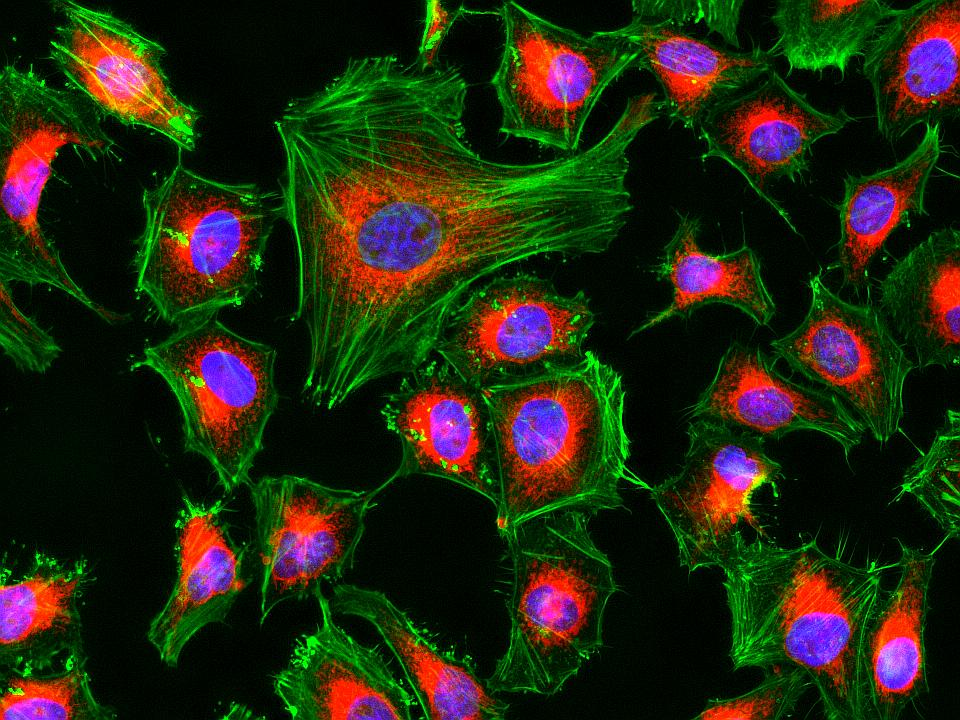
#> input picture ImagenCelula.jpg, 960 x 720 px, found by its file name
$ python dicom.py
#> lines starting #> are read from the running program, lines starting #| are printed output that depends on the picture
import cv2
import numpy as np
import matplotlib.pyplot as plt
import pydicom
import nibabel as nib

paciente={}
dicomIm={}

class Paciente:
    # [5 lines left out: function __init__, not called in this run]

    def leerDicom(self,clave,ruta):
        leido=pydicom.dcmread(ruta)
        dicomIm[clave]=leido

# [66 lines left out: functions agregarAtributos, rotacion, not called in this run]

class JpgPng:
    def __init__(self, ruta=""):
        self.ruta = ruta

    def leerImagen(self,clave,ruta):
#> called with clave = '123', ruta = 'ImagenCelula.jpg'
        imagen=cv2.imread(ruta)
#> imagen is the input picture: shape (720, 960, 3); mean B, G, R 17.7, 39.7, 36.5
        dicomIm[clave]=imagen

    def transformacion(self,clave):
#> called with clave = '123'
        for i in dicomIm:
            if i == clave:
                imagen=cv2.cvtColor(dicomIm[i], cv2.COLOR_BGR2RGB) #IMAGEN ORIGINAL
                gris=cv2.cvtColor(imagen,cv2.COLOR_BGR2GRAY) #PONER EN ESCALA DE GRISES
                media=np.mean(imagen) #CALCULAR LA MEDIA PARA UN MEJOR UMBRAL DE LA IMAGEN
                Umb,imgB=cv2.threshold(gris,media,255,cv2.THRESH_TOZERO) #BINARIZAR
                x=int(input("Ingrese el primer valor para la dimensión del Kernel >>> "))
                y=int(input("Ingrese el segundo valor para la dimensión del Kernel >>> "))
                kernel = np.ones((x,y),np.uint8) #KERNEL
                tmorfolog=cv2.dilate(imgB,kernel,iterations = 1)
                tmorfolog=cv2.erode(tmorfolog,kernel,iterations = 1) #TRANSFORMACIÓN MORFOLÓGICA
                plt.figure(figsize=(15,8),facecolor="lightblue")
                plt.subplot(2,2,1)
                plt.imshow(imagen, cmap='gray')
                plt.title("IMAGEN ORIGINAL")
                plt.subplot(2,2,2)
                plt.imshow(gris, cmap='gray')
                plt.title("IMAGEN EN ESCALA DE GRISES")
                plt.subplot(2,2,3)
                plt.imshow(imgB, cmap='gray')
                plt.title("IMAGEN BINARIZADA")
                plt.subplot(2,2,4)
                plt.imshow(tmorfolog, cmap="gray")
                plt.title("IMAGEN TRANSFORMACIONES MORFOLÓGICAS")
                plt.show()
            else:
                 return "¡¡¡ Clave  encontrada en el sistema !!!"
#> this loop made 1 pass; the answer given on pass 1: 3
#> (i, media, Umb, x, y, kernel) on pass 1: ('123', 31.3, 31, 3, 3, [[1, 1, 1], [1, 1, 1], [1, 1, 1]])
#> pass 1, in transformacion, `gris=cv2.cvtColor(imagen,cv2.COLOR_BGR2GRAY)`:
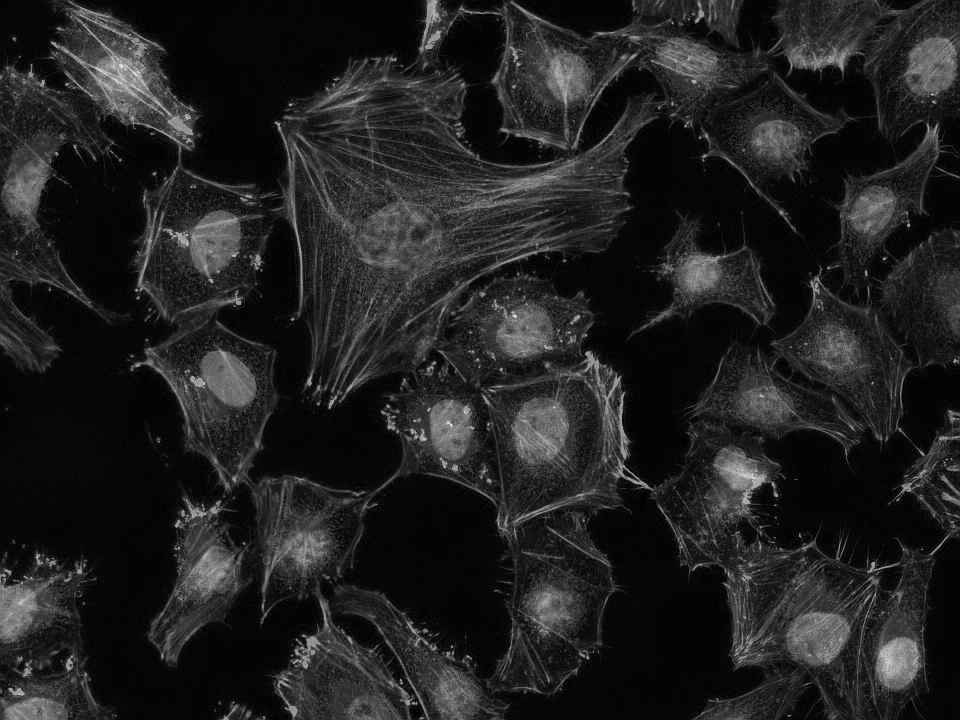
#> gris: shape (720, 960); min 0, max 239, mean 32.8
#> pass 1, in transformacion, `tmorfolog=cv2.dilate(imgB,kernel,iterations = 1)`:
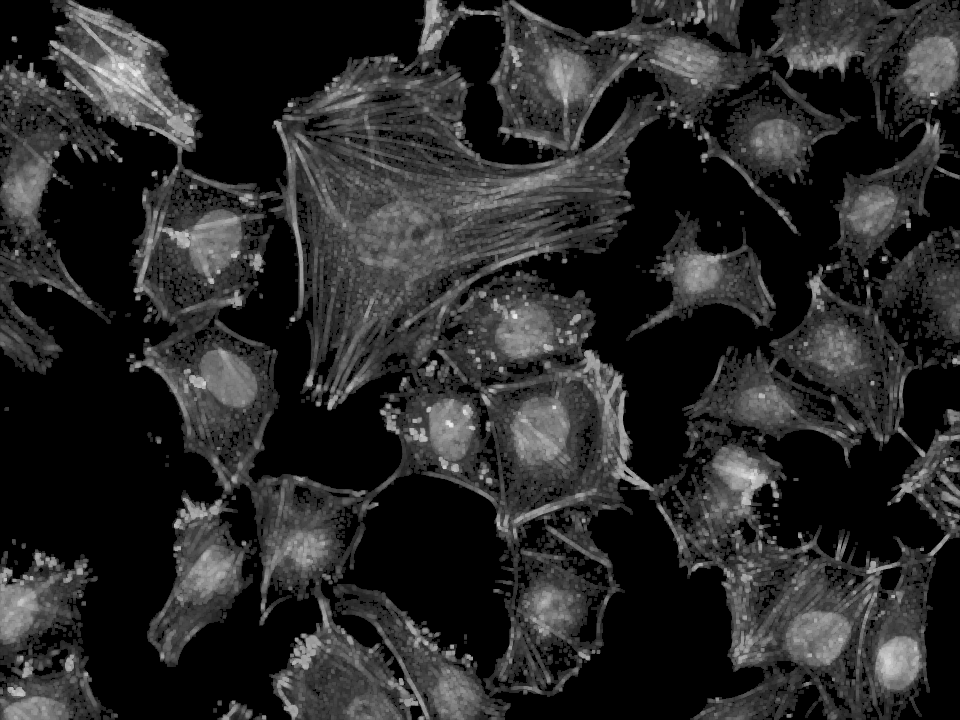
#> tmorfolog: shape (720, 960); min 0, max 239, mean 40.5
#> pass 1, in transformacion, `plt.show()`:
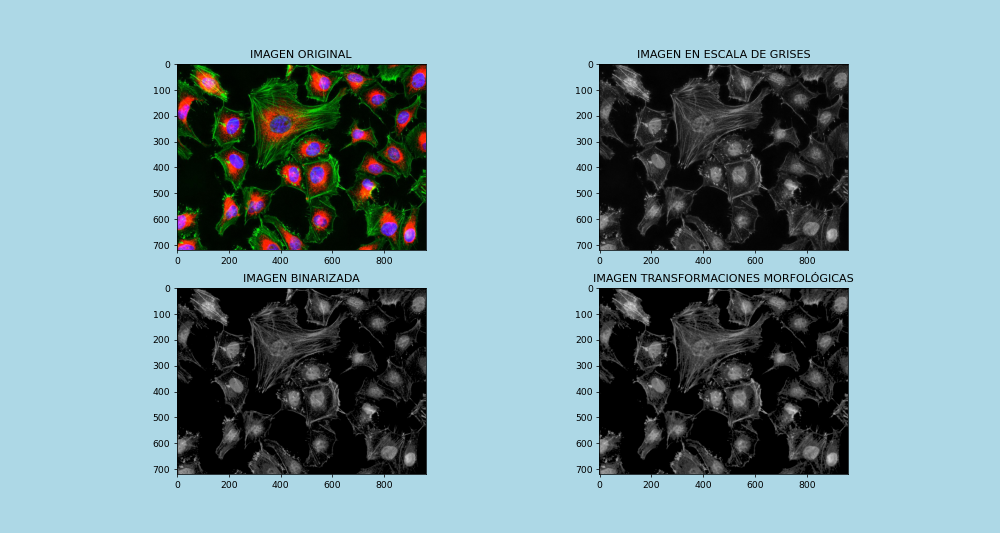
#> figure drawn by matplotlib, 4 panels


# [8 lines of commented-out code are left out]
b=JpgPng()
b.leerImagen("123","ImagenCelula.jpg")
b.transformacion("123")
